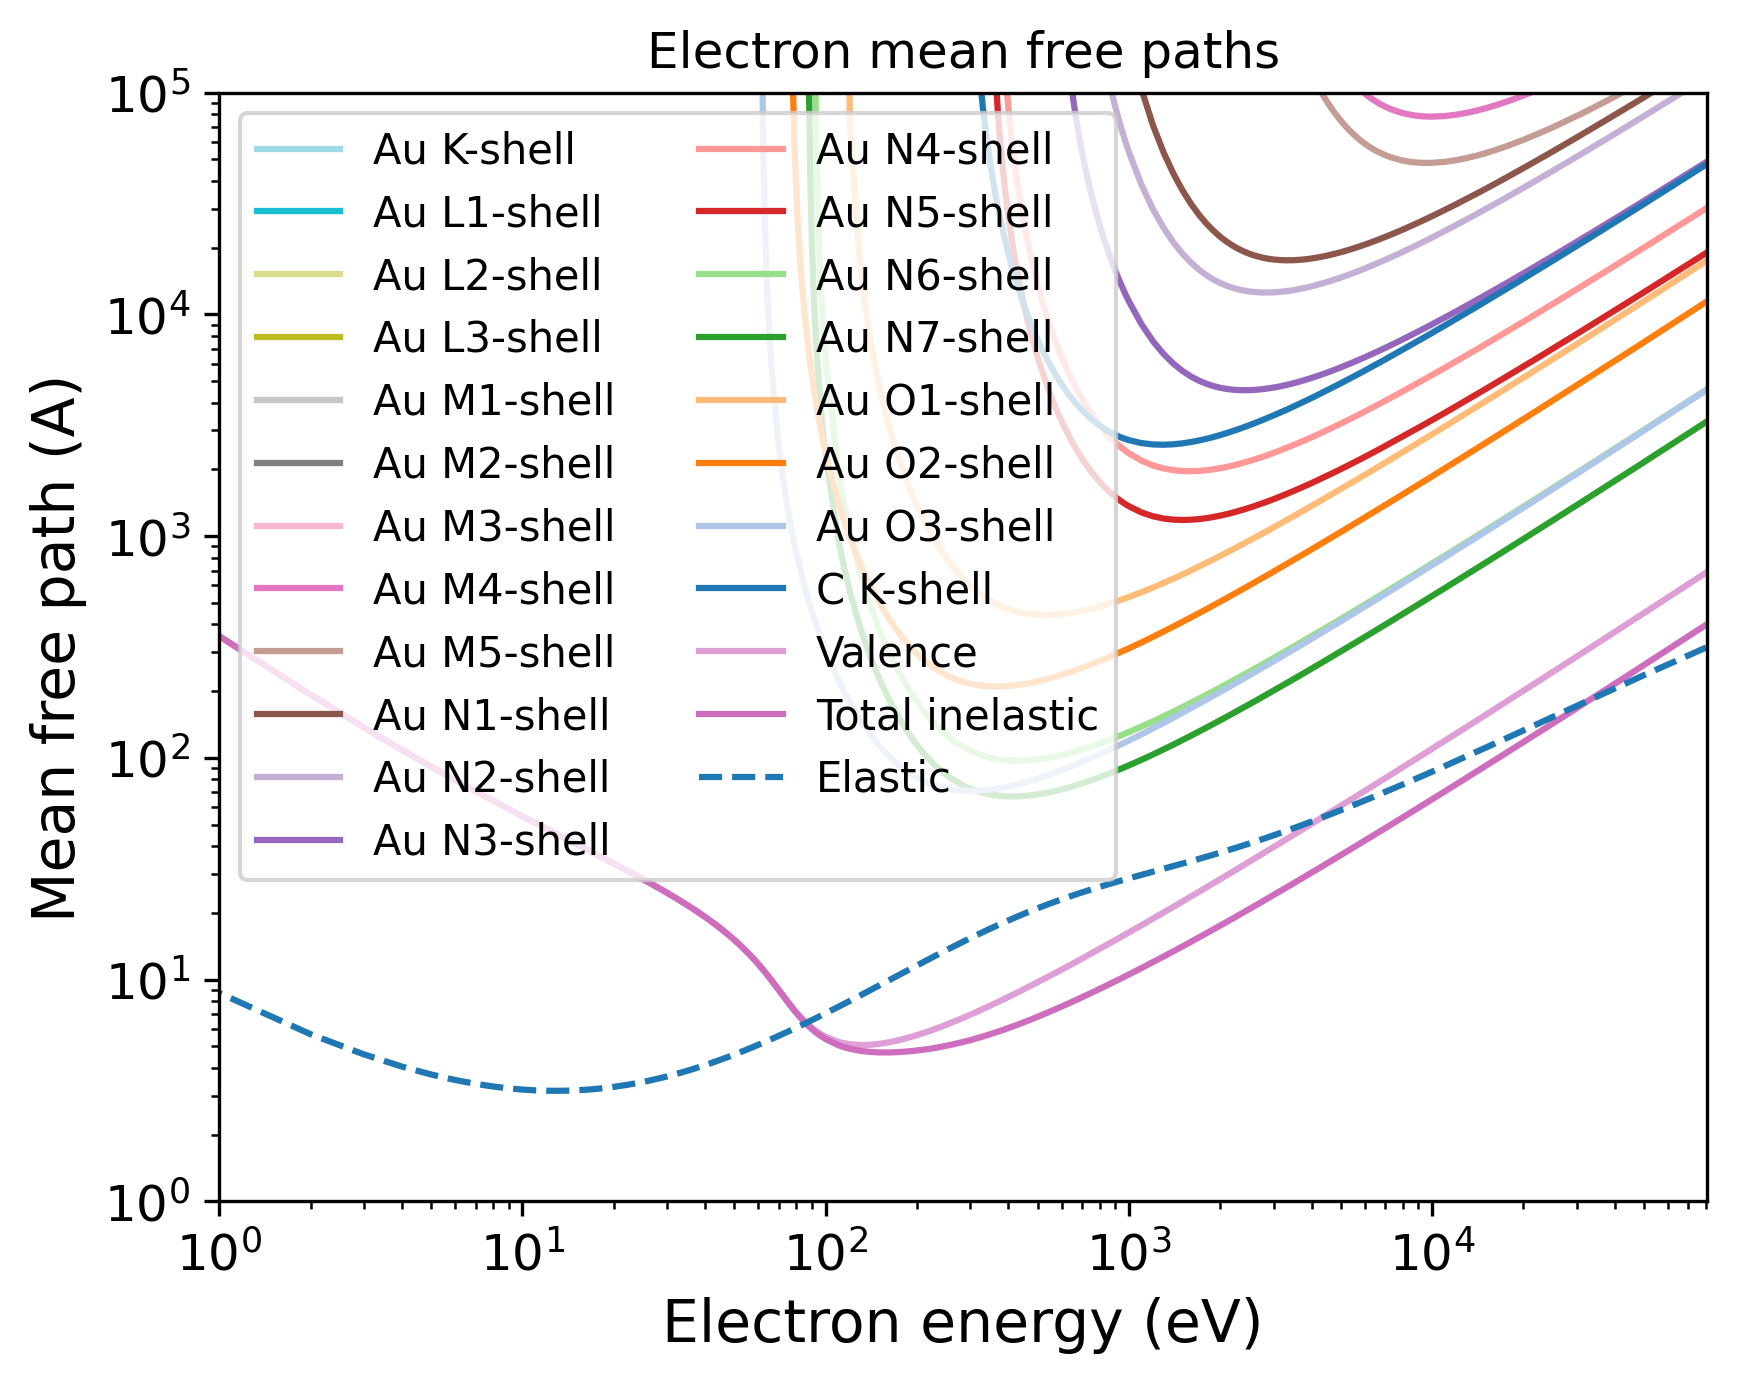

Reproduce this figure in Python.
import pandas as pd
import numpy as np
import matplotlib.pyplot as plt
import matplotlib.cm as cm
# Set the format:
plt.xlabel("Electron energy (eV)", fontsize=14)
plt.ylabel("Mean free path (A)", fontsize=14)
plt.xticks(fontsize=12)
plt.yticks(fontsize=12)
plt.grid(False)
# Set the axes:
# Read the output file:
df = pd.read_csv(r"OUTPUT_Multilayer_AuC_Electron_IMFP.dat", sep=r'\s+', header=None, comment="#", skipinitialspace=True)
plt.xscale("log")
plt.yscale("log")
# Prepare the plot:
columns_to_plot = [ 1, 2, 3, 4, 5, 6, 7, 8, 9, 10, 11, 12, 13, 14, 15, 16, 17, 18, 19, 20, 21, 22]
labels = [ "Au K-shell", "Au L1-shell", "Au L2-shell", "Au L3-shell", "Au M1-shell", "Au M2-shell", "Au M3-shell", "Au M4-shell", "Au M5-shell", "Au N1-shell", "Au N2-shell", "Au N3-shell", "Au N4-shell", "Au N5-shell", "Au N6-shell", "Au N7-shell", "Au O1-shell", "Au O2-shell", "Au O3-shell", "C K-shell", "Valence", "Total inelastic"]
# Create N distinct colors from a colormap
N = len(columns_to_plot)
colors = np.vstack([plt.cm.tab20(np.linspace(1, 0, 20)), plt.cm.tab20b(np.linspace(1, 0, 20))])
# Set line styles:
linestyles = [ "-", "-", "-", "-", "-", "-", "-", "-", "-", "-", "-", "-", "-", "-", "-", "-", "-", "-", "-", "-", "-", "-"]
for i, col in enumerate(columns_to_plot):
    color = colors[i % len(colors)]
    ls    = linestyles[i % len(linestyles)]
    label = labels[i % len(labels)]
    plt.plot(df.iloc[:, 0], df.iloc[:, col],
    color=color,
    label=label,
    linestyle=ls)
# Add a curve from the second file
df2 = pd.read_csv(r"OUTPUT_Multilayer_AuC_Electron_EMFP.dat", sep=r'\s+', header=None, comment="#", skipinitialspace=True)
columns_to_plot2 = [ 3]
labels2 = [ "Elastic"]
# Create second part of the plot:
for col, label in zip(columns_to_plot2, labels2):
    plt.plot(df2.iloc[:, 0], df2.iloc[:, col], label=label, linestyle="--")
plt.xlim(1.00000000,80729.00100000)
plt.ylim(1.00000000,100000.00000000)
plt.title("Electron mean free paths")
plt.legend(loc="best", fontsize=10, ncol=2)
# Save the plot in this format:
plt.savefig("OUTPUT_MFP_electron.png", dpi=300, bbox_inches="tight")
